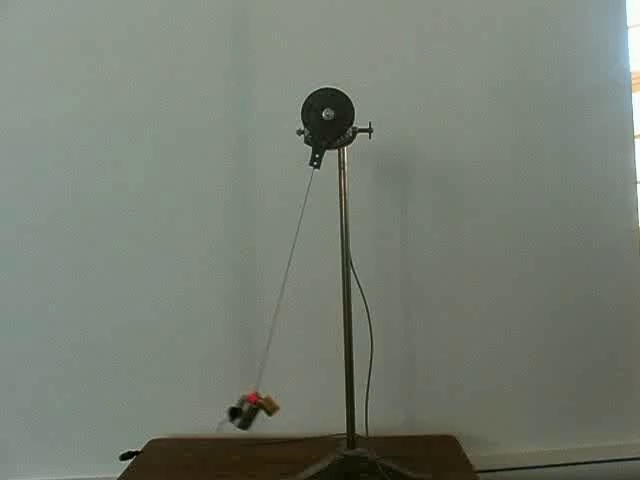
#> input picture src/pendulum_with_cv/frame1.jpg, 640 x 480 px, given in place of the camera
$ python pendulum_tracking.py
#> lines starting #> are read from the running program, lines starting #| are printed output that depends on the picture; after the words box and inside, x2 and y2 are one past the last pixel; in counts of white or black regions, pixels touching at a corner belong together
# import the necessary packages
from collections import deque
import numpy as np
import argparse
import imutils
import cv2
import csv

with open('pendulum_position.csv', 'wb') as csvfile:
	poswriter = csv.writer(csvfile, delimiter = ',', quotechar='|',quoting = csv.QUOTE_MINIMAL)

	# construct the argument parse and parse the arguments
	ap = argparse.ArgumentParser()
	ap.add_argument("-v", "--video",
		help="path to the (optional) video file")
	ap.add_argument("-b", "--buffer", type=int, default=64,
		help="max buffer size")
	args = vars(ap.parse_args())

	# define the lower and upper boundaries of the "green"
	# ball in the HSV color space, then initialize the
	# list of tracked points
	greenLower = (0, 80, 80)
	greenUpper = (255, 255, 255)
	pts = deque(maxlen=args["buffer"])

	# if a video path was not supplied, grab the reference
	# to the webcam
	if not args.get("video", False):
		camera = cv2.VideoCapture(0)

	# otherwise, grab a reference to the video file
	else:
		camera = cv2.VideoCapture(args["video"])

	# keep looping
	while True:
		# grab the current frame
		(grabbed, frame) = camera.read()
#> frame is the input picture: shape (480, 640, 3); mean B, G, R 113.8, 125.1, 118.3

		# if we are viewing a video and we did not grab a frame,
		# then we have reached the end of the video
		if args.get("video") and not grabbed:
			break

		#resize the frame, blur it, and convert it to the HSV
		# color space
		frame = imutils.resize(frame, width = 600)
#> frame: shape (450, 600, 3)
		# blurred = cv2.GaussianBlur(frame, (11, 11), 0)
		hsv = cv2.cvtColor(frame, cv2.COLOR_BGR2HSV)
#> hsv: shape (450, 600, 3); mean H, S, V 50.3, 31.9, 125.6

		# construct a mask for the color "green", then perform
		# a series of dilations and erosions to remove any small
		# blobs left in the mask
		mask = cv2.inRange(hsv, greenLower, greenUpper)
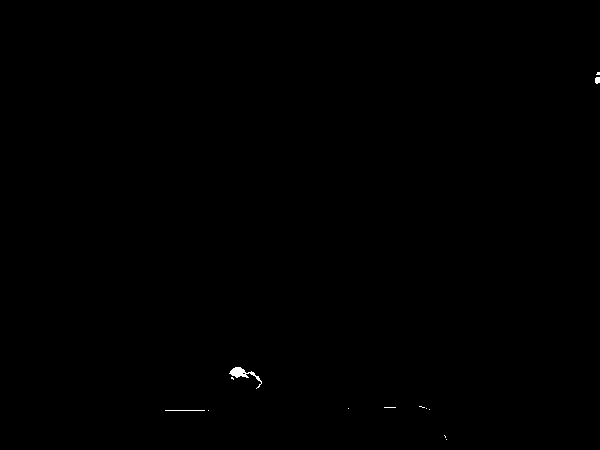
#> mask: shape (450, 600); 0.11% white; 13 white regions (10 under 20 px), largest, box (x1, y1, x2, y2) and area: (229, 367, 262, 389) 184, (165, 410, 205, 411) 40, (595, 77, 600, 84) 31
		mask = cv2.erode(mask, None, iterations = 2)
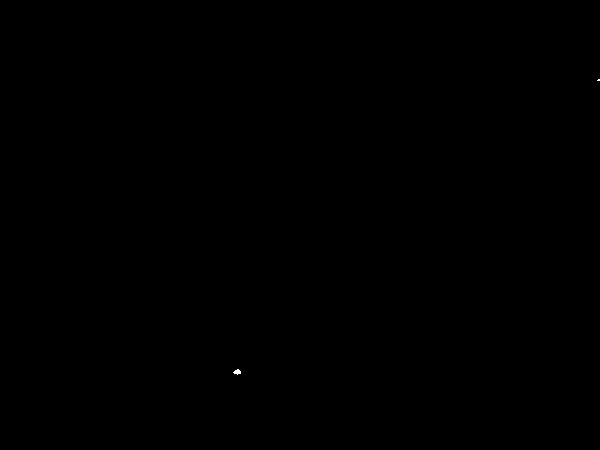
#> mask: shape (450, 600); 0.01% white; 2 white regions (1 under 20 px), largest, box (x1, y1, x2, y2) and area: (233, 369, 241, 375) 30
		mask = cv2.dilate(mask, None, iterations = 2)
#> mask: shape (450, 600); 0.05% white; 2 white regions

		# find contours in the mask and initialize the current
		# (x, y) center of the ball
		cnts = cv2.findContours(mask.copy(), cv2.RETR_EXTERNAL,
								cv2.CHAIN_APPROX_SIMPLE)[-2]
#> cnts = 2 contours, 1 with area under 20; largest, box (x1, y1, x2, y2) and area: (231, 367, 243, 377) 85
		center = None

		# only proceed if at least one contour was found
		if len(cnts) > 0:
			# find the largest contour in the mask, then use
			# it to compute the minimum enclosing circle and
			# centroid
			c = max(cnts, key=cv2.contourArea)
#> c = contour of 13 points, box (x1, y1, x2, y2) (231, 367, 243, 377), area 85
			((x, y), radius) = cv2.minEnclosingCircle(c)
#> x = 236.7; y = 372; radius = 6.07
			M = cv2.moments(c)
#> M = moments, m00 85, centre m10/m00, m01/m00 = (236.7, 371.5)
			center = (int(M["m10"] / M["m00"]), int(M["m01"] / M["m00"]))
#> center = (236, 371)
			print(center)
#| (236, 371)
#> (the run stopped early here; a loop or call above may not have finished)
